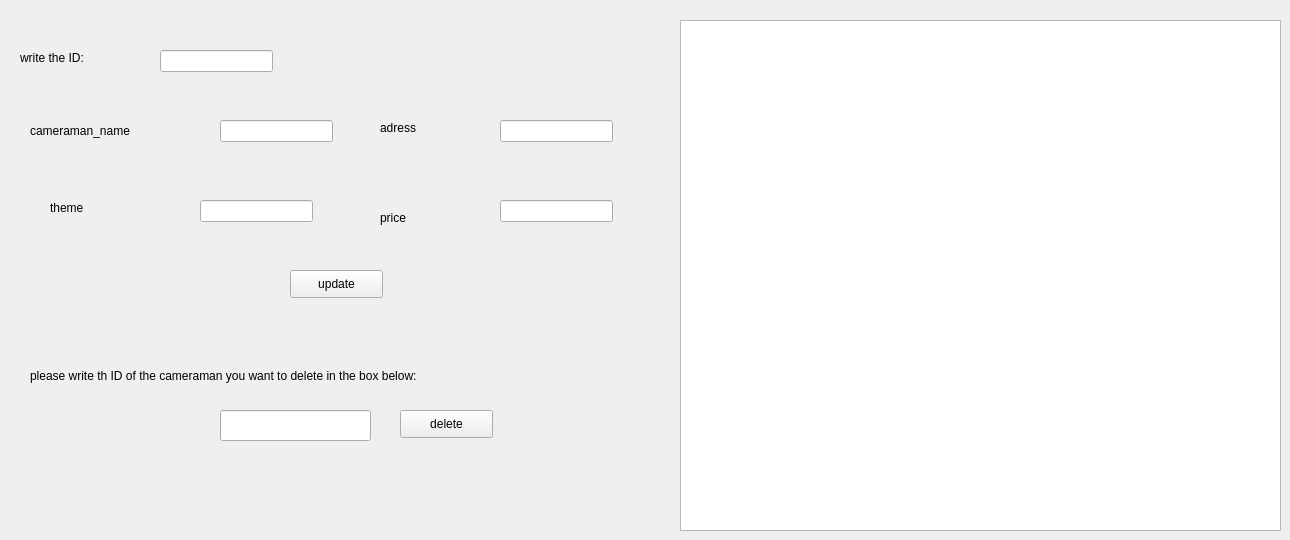
     <widget class="QWidget" name="tab_15">
      <attribute name="title">
       <string>update_cameraman</string>
      </attribute>
      <widget class="QLabel" name="label_41">
       <property name="geometry">
        <rect>
         <x>20</x>
         <y>50</y>
         <width>111</width>
         <height>16</height>
        </rect>
       </property>
       <property name="text">
        <string>write the ID:</string>
       </property>
      </widget>
      <widget class="QLineEdit" name="lineEditIDchange">
       <property name="geometry">
        <rect>
         <x>160</x>
         <y>50</y>
         <width>113</width>
         <height>22</height>
        </rect>
       </property>
      </widget>
      <widget class="QLineEdit" name="lineEdit_namechange">
       <property name="geometry">
        <rect>
         <x>220</x>
         <y>120</y>
         <width>113</width>
         <height>22</height>
        </rect>
       </property>
      </widget>
      <widget class="QLineEdit" name="lineEdit_themchange">
       <property name="geometry">
        <rect>
         <x>200</x>
         <y>200</y>
         <width>113</width>
         <height>22</height>
        </rect>
       </property>
      </widget>
      <widget class="QLineEdit" name="lineEdit_adresschange">
       <property name="geometry">
        <rect>
         <x>500</x>
         <y>120</y>
         <width>113</width>
         <height>22</height>
        </rect>
       </property>
      </widget>
      <widget class="QLineEdit" name="lineEdit_pricechange">
       <property name="geometry">
        <rect>
         <x>500</x>
         <y>200</y>
         <width>113</width>
         <height>22</height>
        </rect>
       </property>
      </widget>
      <widget class="QLabel" name="label_42">
       <property name="geometry">
        <rect>
         <x>30</x>
         <y>110</y>
         <width>151</width>
         <height>41</height>
        </rect>
       </property>
       <property name="text">
        <string>cameraman_name</string>
       </property>
      </widget>
      <widget class="QLabel" name="label_43">
       <property name="geometry">
        <rect>
         <x>50</x>
         <y>200</y>
         <width>56</width>
         <height>16</height>
        </rect>
       </property>
       <property name="text">
        <string>theme</string>
       </property>
      </widget>
      <widget class="QLabel" name="label_44">
       <property name="geometry">
        <rect>
         <x>380</x>
         <y>120</y>
         <width>56</width>
         <height>16</height>
        </rect>
       </property>
       <property name="text">
        <string>adress</string>
       </property>
      </widget>
      <widget class="QLabel" name="label_45">
       <property name="geometry">
        <rect>
         <x>380</x>
         <y>210</y>
         <width>56</width>
         <height>16</height>
        </rect>
       </property>
       <property name="text">
        <string>price</string>
       </property>
      </widget>
      <widget class="QPushButton" name="pushButton_update">
       <property name="geometry">
        <rect>
         <x>290</x>
         <y>270</y>
         <width>93</width>
         <height>28</height>
        </rect>
       </property>
       <property name="text">
        <string>update</string>
       </property>
      </widget>
      <widget class="QLabel" name="label_40">
       <property name="geometry">
        <rect>
         <x>30</x>
         <y>360</y>
         <width>601</width>
         <height>31</height>
        </rect>
       </property>
       <property name="text">
        <string>please write th ID of the cameraman you want to delete in the box below:</string>
       </property>
      </widget>
      <widget class="QLineEdit" name="lineEdit_IDdelete">
       <property name="geometry">
        <rect>
         <x>220</x>
         <y>410</y>
         <width>151</width>
         <height>31</height>
        </rect>
       </property>
      </widget>
      <widget class="QPushButton" name="pushButton_delete">
       <property name="geometry">
        <rect>
         <x>400</x>
         <y>410</y>
         <width>93</width>
         <height>28</height>
        </rect>
       </property>
       <property name="text">
        <string>delete</string>
       </property>
      </widget>
      <widget class="QTableView" name="table_cameraman2">
       <property name="geometry">
        <rect>
         <x>680</x>
         <y>20</y>
         <width>601</width>
         <height>511</height>
        </rect>
       </property>
      </widget>
     </widget>
